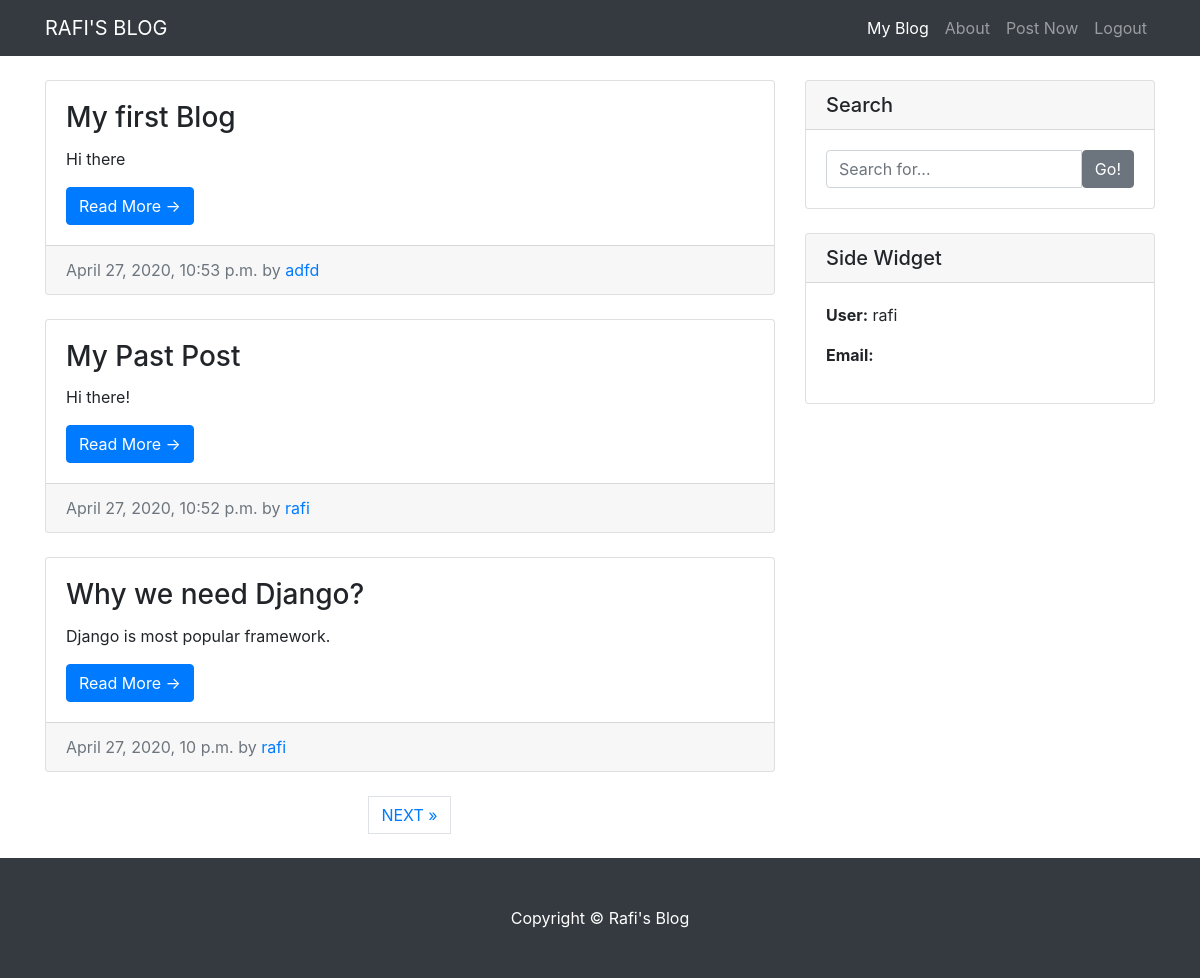
The app's page / (signed in) with its own data.
### Blog/models.py (models this page shows, shortened)
class Entry(models.Model):
    entry_title= models.CharField(max_length=50)
    entry_list= models.TextField()
    entry_date= models.DateTimeField(auto_now_add=True)
    entry_author= models.ForeignKey(User, on_delete=models.CASCADE)
    class Meta:
        verbose_name_plural = 'entries'

### Blog/views.py (the view)
# urls.py: path('',HomeView.as_view(), name='home'),
class HomeView(LoginRequiredMixin, ListView):
    model= Entry
    template_name='Blog/index.html'
    context_object_name="entries"
    ordering=['-entry_date']
    paginate_by= 3

### Blog/templates/Blog/index.html (shortened to what this page needs)
{%  extends 'Blog/base.html'%}
{%block content%}
  <div class="container">
    <div class="row">
      <div class="col-md-8">
        <br>
        {% for entry in entries %}
          <div class="card mb-4">
            <div class="card-body">
              <h3 class="card-title">{{entry.entry_title}}</h3>
              <p class="card-text">{{entry.entry_list|truncatechars:100}}</p>
              <a href="{% url 'detail' entry.id %}" class="btn btn-primary">Read More &rarr;</a>
            </div>
            <div class="card-footer text-muted">
             {{entry.entry_date}} by
              <a href="#">{{entry.entry_author}}</a>
            </div>
          </div>
        {%endfor%}
        {% if is_paginated %}
        <ul class="pagination justify-content-center mb-4">
              {% if page_obj.has_next %}
                <li><a href="?page={{ page_obj.next_page_number }}" class="page-link"> NEXT &raquo;</a></li>
              {% endif %}
        </ul>
        {% endif %}
      </div>
      <div class="col-md-4">
        <div class="card my-4">
          <h5 class="card-header">Search</h5>
          <div class="card-body">
            <div class="input-group">
              <input type="text" class="form-control" placeholder="Search for...">
              <span class="input-group-btn">
                <button class="btn btn-secondary" type="button">Go!</button>
              </span>
            </div>
          </div>
        </div>
        <div class="card my-4">
          <h5 class="card-header">Side Widget</h5>
          <div class="card-body">
            <p><strong>User:</strong> {{user.username}}</p>
            <p><strong>Email:</strong> {{ user.email }}</p>
          </div>
        </div>
      </div>
    </div>
  </div>
{%endblock%}

### Blog/templates/Blog/base.html (shortened to what this page needs)
{% load static %}
<!DOCTYPE html>
<html lang="en">
<head>
  <link rel="stylesheet" href="https://cdnjs.cloudflare.com/ajax/libs/font-awesome/4.7.0/css/font-awesome.min.css">
  <link href="{% static "Blog/vendor/bootstrap/css/bootstrap.min.css"%}" rel="stylesheet">
  <link href="{% static "Blog/css/blog-home.css" %}" rel="stylesheet">
</head>
<body>
  <nav class="navbar navbar-expand-lg navbar-dark bg-dark fixed-top">
    <div class="container">
      <a class="navbar-brand" href="#">RAFI'S BLOG</a>
      <div class="collapse navbar-collapse" id="navbarResponsive">
        <ul class="navbar-nav ml-auto">
            <li class="nav-item active">
            {% if user.is_authenticated %}
              <a class="nav-link" href="{%url 'home'%}">My Blog
              </a>
            </li>
            <li class="nav-item">
              <a class="nav-link" href="#">About</a>
            </li>
            <li class="nav-item">
              <a class="nav-link" href="{%url 'create-entry'%}">Post Now</a>
            </li>
              <li class="nav-item">
                <a class="nav-link" href="{%url 'logout'%}">Logout</a>
              </li>
          {% else %}
            <li class="nav-item">
              <a class="nav-link" href="{%url 'login'%}">Login</a>
            </li>
          {% endif %}
        </ul>
      </div>
    </div>
  </nav>
    {%block content%}
     {%endblock%}
  <footer class="py-5 bg-dark">
    <div class="container">
      <p class="m-0 text-center text-white">Copyright &copy; Rafi's Blog</p>
    </div>
  </footer>
</body>
</html>

### Blog/static/Blog/css/blog-home.css (style rules this page uses)
body { padding-top: 56px; }

### records on screen
Entry: entry_title "My first Blog", entry_list "Hi there", entry_date "April 27, 2020, 10:53 p.m.", entry_author "adfd"
Entry: entry_title "My Past Post", entry_list "Hi there!", entry_date "April 27, 2020, 10:52 p.m.", entry_author "rafi"
Entry: entry_title "Why we need Django?", entry_list "Django is most popular framework.", entry_date "April 27, 2020, 10 p.m.", entry_author "rafi"

### other values on screen
{{ user.username }} "rafi"
